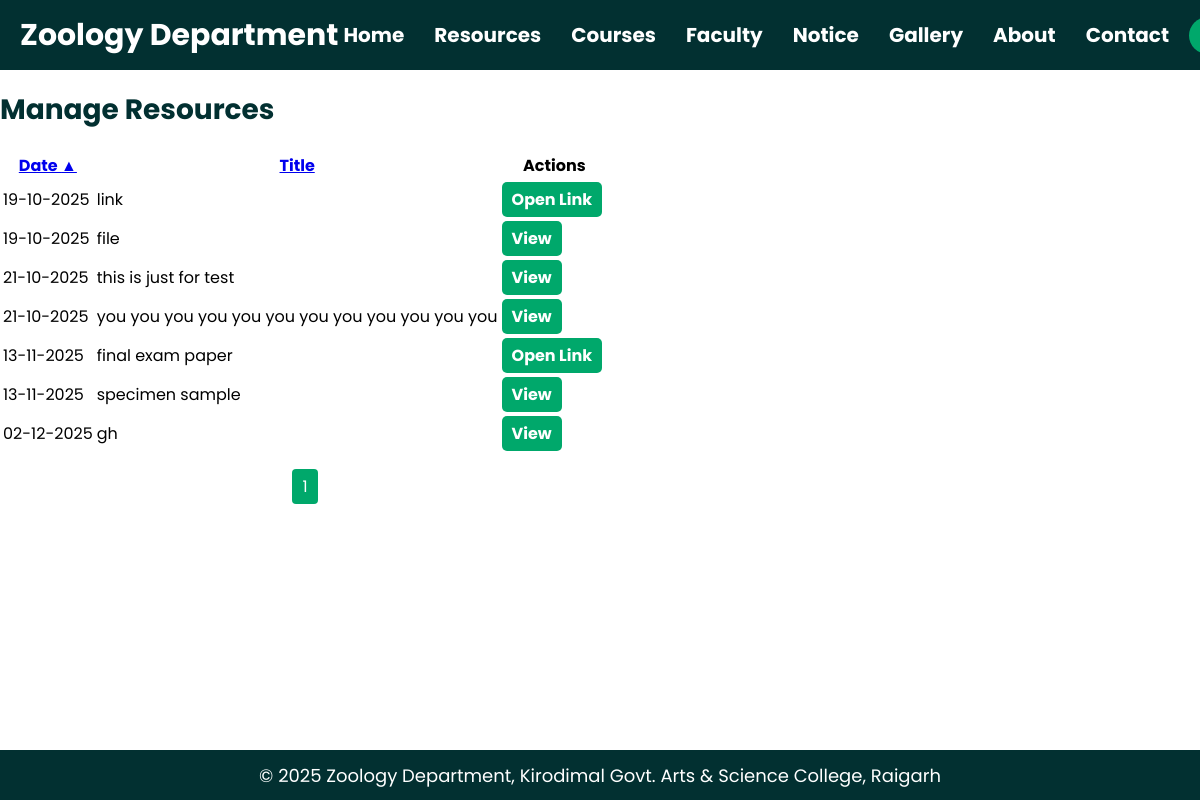
The page /manage_resources.php?sort=date&order=ASC (signed in) on the database its author committed.
### tables this page shows
CREATE TABLE IF NOT EXISTS `resources` (
  `id` int NOT NULL AUTO_INCREMENT,
  `title` varchar(255) NOT NULL,
  `type` enum('file','link') NOT NULL,
  `file_path` varchar(255) DEFAULT NULL,
  `link_url` varchar(255) DEFAULT NULL,
  `date` date NOT NULL,
  `uploaded_by` varchar(255) DEFAULT NULL,
  PRIMARY KEY (`id`)
);

### manage_resources.php (the view, shortened to what this page needs)
<?php
include 'header.php';
$is_teacher = isset($_SESSION['role']) && $_SESSION['role'] === 'teacher';
$sort_by = isset($_GET['sort']) ? $_GET['sort'] : 'date';
$order = isset($_GET['order']) ? $_GET['order'] : 'DESC';
$order = strtoupper($order) === 'ASC' ? 'ASC' : 'DESC';
$limit = 10;
$page = isset($_GET['page']) ? max(1, intval($_GET['page'])) : 1;
$offset = ($page - 1) * $limit;
$total_result = mysqli_query($conn, "SELECT COUNT(*) AS total FROM resources");
$total_row = mysqli_fetch_assoc($total_result);
$total_pages = ceil($total_row['total'] / $limit);
$query = "SELECT * FROM resources ORDER BY $sort_by $order LIMIT $limit OFFSET $offset";
$result = mysqli_query($conn, $query);
$arrow_up = "&#9650;";
$arrow_down = "&#9660;";
?>
<main class="manage-resource-view">
    <div class="<?php echo $is_teacher ? 'manage-resource-content' : 'public-content'; ?>">
        <div class="manage-resource-row">
            <h1 class="manage-resource-title">Manage Resources</h1>
        </div>
        <table>
            <thead>
                <tr>
                    <th>
                        <a href="?sort=date&order=<?php echo $sort_by=='date' && $order=='ASC'?'DESC':'ASC'; ?>">
                            Date <?php if($sort_by=='date') echo $order=='ASC'?$arrow_up:$arrow_down; ?>
                        </a>
                    </th>
                    <th>
                        <a href="?sort=title&order=<?php echo $sort_by=='title' && $order=='ASC'?'DESC':'ASC'; ?>">
                            Title <?php if($sort_by=='title') echo $order=='ASC'?$arrow_up:$arrow_down; ?>
                        </a>
                    </th>
                    <th>Actions</th>
                </tr>
            </thead>
            <tbody>
                <?php while($row = mysqli_fetch_assoc($result)): ?>
                    <tr>
                        <td><?php echo date('d-m-Y', strtotime($row['date'])); ?></td>
                        <td><?php echo htmlspecialchars($row['title']); ?></td>
                        <td class="actions-cell">
                            <?php if($row['type'] == 'file'): ?>
                                <a href="<?php echo htmlspecialchars($row['file_path']); ?>" target="_blank" class="edit">View</a>
                            <?php else: ?>
                                <a href="<?php echo htmlspecialchars($row['link_url']); ?>" target="_blank" class="edit">Open Link</a>
                            <?php endif; ?>
                        </td>
                    </tr>
                <?php endwhile; ?>
            </tbody>
        </table>
        <div class="pagination">
            <?php for($p=1; $p<=$total_pages; $p++): ?>
                <a href="?page=<?php echo $p ?>&sort=<?php echo $sort_by ?>&order=<?php echo $order ?>" class="page-link <?php if($page==$p) echo 'active'; ?>"><?php echo $p ?></a>
            <?php endfor; ?>
        </div>
    </div>
</main>
<?php include 'footer.php'; ?>

### rows shown on the page
resources: date "19-10-2025", title "link"
resources: date "19-10-2025", title "file"
resources: date "21-10-2025", title "this is just for test"
resources: date "21-10-2025", title "you you you you you you you you you you you you"
resources: date "13-11-2025", title "final exam paper"
resources: date "13-11-2025", title "specimen sample"
resources: date "02-12-2025", title "gh"

### other values the page prints
$arrow_up "▲"
